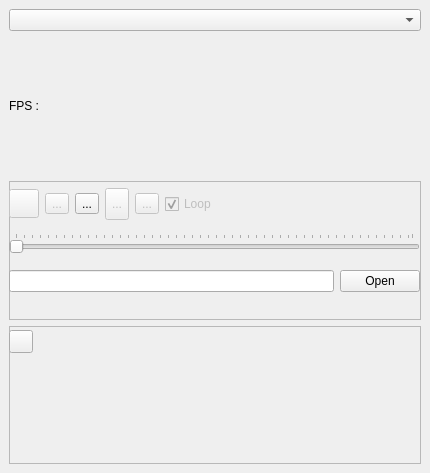
<?xml version="1.0" encoding="UTF-8"?>
<ui version="4.0">
 <class>WinSource</class>
 <widget class="QDockWidget" name="WinSource">
  <property name="windowModality">
   <enum>Qt::NonModal</enum>
  </property>
  <property name="geometry">
   <rect>
    <x>0</x>
    <y>0</y>
    <width>430</width>
    <height>473</height>
   </rect>
  </property>
  <property name="minimumSize">
   <size>
    <width>400</width>
    <height>310</height>
   </size>
  </property>
  <property name="features">
   <set>QDockWidget::AllDockWidgetFeatures</set>
  </property>
  <property name="windowTitle">
   <string>Image provider</string>
  </property>
  <widget class="QWidget" name="centralwidget">
   <layout class="QVBoxLayout" name="verticalLayout">
    <item>
     <widget class="QComboBox" name="cbMedia"/>
    </item>
    <item>
     <layout class="QGridLayout" name="gridLayout_2">
      <item row="0" column="0">
       <layout class="QHBoxLayout" name="horizontalLayout">
        <property name="sizeConstraint">
         <enum>QLayout::SetDefaultConstraint</enum>
        </property>
        <item>
         <widget class="QLabel" name="label_6">
          <property name="sizePolicy">
           <sizepolicy hsizetype="Preferred" vsizetype="Minimum">
            <horstretch>0</horstretch>
            <verstretch>0</verstretch>
           </sizepolicy>
          </property>
          <property name="autoFillBackground">
           <bool>false</bool>
          </property>
          <property name="text">
           <string>FPS :</string>
          </property>
          <property name="wordWrap">
           <bool>false</bool>
          </property>
         </widget>
        </item>
        <item>
         <widget class="QLabel" name="lblFPS">
          <property name="sizePolicy">
           <sizepolicy hsizetype="MinimumExpanding" vsizetype="Minimum">
            <horstretch>0</horstretch>
            <verstretch>0</verstretch>
           </sizepolicy>
          </property>
          <property name="minimumSize">
           <size>
            <width>100</width>
            <height>10</height>
           </size>
          </property>
          <property name="text">
           <string/>
          </property>
         </widget>
        </item>
       </layout>
      </item>
     </layout>
    </item>
    <item>
     <widget class="QFrame" name="frame_video">
      <property name="frameShape">
       <enum>QFrame::StyledPanel</enum>
      </property>
      <property name="frameShadow">
       <enum>QFrame::Raised</enum>
      </property>
      <widget class="QWidget" name="layoutWidget_2">
       <property name="geometry">
        <rect>
         <x>0</x>
         <y>80</y>
         <width>411</width>
         <height>41</height>
        </rect>
       </property>
       <layout class="QHBoxLayout" name="horizontalLayout_4">
        <item>
         <widget class="QLineEdit" name="movieLineEdit"/>
        </item>
        <item>
         <widget class="QPushButton" name="openButton">
          <property name="text">
           <string>Open</string>
          </property>
          <property name="icon">
           <iconset>
            <normaloff>../../../../../../../../usr/share/icons/gnome/24x24/actions/document-open.png</normaloff>../../../../../../../../usr/share/icons/gnome/24x24/actions/document-open.png</iconset>
          </property>
         </widget>
        </item>
       </layout>
      </widget>
      <widget class="QWidget" name="verticalLayoutWidget_2">
       <property name="geometry">
        <rect>
         <x>0</x>
         <y>0</y>
         <width>411</width>
         <height>80</height>
        </rect>
       </property>
       <layout class="QVBoxLayout" name="verticalLayout_5">
        <item>
         <layout class="QHBoxLayout" name="horizontalLayout_2">
          <item>
           <widget class="QToolButton" name="btnfirst">
            <property name="enabled">
             <bool>false</bool>
            </property>
            <property name="icon">
             <iconset>
              <normaloff>../../../../../../../../usr/share/icons/gnome/22x22/actions/go-first.png</normaloff>../../../../../../../../usr/share/icons/gnome/22x22/actions/go-first.png</iconset>
            </property>
            <property name="iconSize">
             <size>
              <width>22</width>
              <height>22</height>
             </size>
            </property>
           </widget>
          </item>
          <item>
           <widget class="QToolButton" name="btnprevious">
            <property name="enabled">
             <bool>false</bool>
            </property>
            <property name="text">
             <string>...</string>
            </property>
            <property name="icon">
             <iconset>
              <normaloff>../../../../../../../../usr/share/icons/gnome/22x22/actions/go-previous.png</normaloff>../../../../../../../../usr/share/icons/gnome/22x22/actions/go-previous.png</iconset>
            </property>
            <property name="iconSize">
             <size>
              <width>22</width>
              <height>22</height>
             </size>
            </property>
           </widget>
          </item>
          <item>
           <widget class="QToolButton" name="btnplay">
            <property name="enabled">
             <bool>true</bool>
            </property>
            <property name="text">
             <string>...</string>
            </property>
            <property name="icon">
             <iconset>
              <normaloff>../../../../../../../../usr/share/icons/gnome/24x24/actions/player_play.png</normaloff>../../../../../../../../usr/share/icons/gnome/24x24/actions/player_play.png</iconset>
            </property>
            <property name="iconSize">
             <size>
              <width>32</width>
              <height>32</height>
             </size>
            </property>
           </widget>
          </item>
          <item>
           <widget class="QToolButton" name="btnnext">
            <property name="enabled">
             <bool>false</bool>
            </property>
            <property name="minimumSize">
             <size>
              <width>0</width>
              <height>32</height>
             </size>
            </property>
            <property name="text">
             <string>...</string>
            </property>
            <property name="icon">
             <iconset>
              <normaloff>../../../../../../../../usr/share/icons/gnome/22x22/actions/go-next.png</normaloff>../../../../../../../../usr/share/icons/gnome/22x22/actions/go-next.png</iconset>
            </property>
            <property name="iconSize">
             <size>
              <width>22</width>
              <height>22</height>
             </size>
            </property>
           </widget>
          </item>
          <item>
           <widget class="QToolButton" name="btnlast">
            <property name="enabled">
             <bool>false</bool>
            </property>
            <property name="text">
             <string>...</string>
            </property>
            <property name="icon">
             <iconset>
              <normaloff>../../../../../../../../usr/share/icons/gnome/22x22/actions/go-last.png</normaloff>../../../../../../../../usr/share/icons/gnome/22x22/actions/go-last.png</iconset>
            </property>
            <property name="iconSize">
             <size>
              <width>22</width>
              <height>22</height>
             </size>
            </property>
           </widget>
          </item>
          <item>
           <widget class="QCheckBox" name="loopchb">
            <property name="enabled">
             <bool>false</bool>
            </property>
            <property name="layoutDirection">
             <enum>Qt::LeftToRight</enum>
            </property>
            <property name="inputMethodHints">
             <set>Qt::ImhNone</set>
            </property>
            <property name="text">
             <string>Loop</string>
            </property>
            <property name="checkable">
             <bool>true</bool>
            </property>
            <property name="checked">
             <bool>true</bool>
            </property>
           </widget>
          </item>
         </layout>
        </item>
        <item>
         <widget class="QSlider" name="timeslider">
          <property name="enabled">
           <bool>false</bool>
          </property>
          <property name="orientation">
           <enum>Qt::Horizontal</enum>
          </property>
          <property name="tickPosition">
           <enum>QSlider::TicksAbove</enum>
          </property>
          <property name="tickInterval">
           <number>2</number>
          </property>
         </widget>
        </item>
       </layout>
      </widget>
     </widget>
    </item>
    <item>
     <widget class="QFrame" name="frame_webcam">
      <property name="minimumSize">
       <size>
        <width>0</width>
        <height>50</height>
       </size>
      </property>
      <property name="frameShape">
       <enum>QFrame::StyledPanel</enum>
      </property>
      <property name="frameShadow">
       <enum>QFrame::Raised</enum>
      </property>
      <widget class="QWidget" name="verticalLayoutWidget">
       <property name="geometry">
        <rect>
         <x>0</x>
         <y>0</y>
         <width>401</width>
         <height>32</height>
        </rect>
       </property>
       <layout class="QVBoxLayout" name="verticalLayout_2">
        <item>
         <widget class="QToolButton" name="recordButton">
          <property name="text">
           <string/>
          </property>
         </widget>
        </item>
       </layout>
      </widget>
     </widget>
    </item>
   </layout>
  </widget>
 </widget>
 <resources/>
 <connections/>
</ui>
